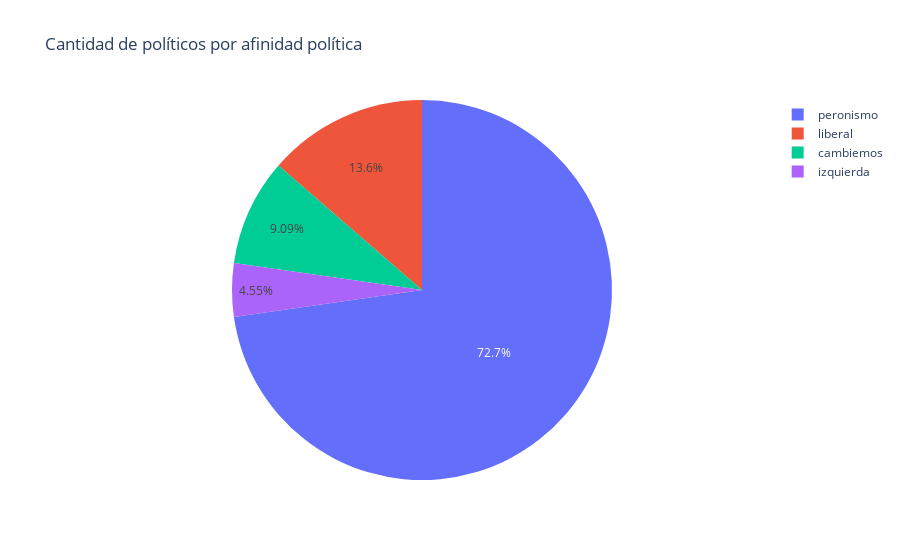

The notebook cell this image was saved under:
### Markdown cell above
<a id='b'></a>
## Afinidades políticas de los invitados "políticos"

### Code cell
# Seleccionamos a los 'políticos' del dataframe
df_politico = area_afinidad[area_afinidad['area'] == 'político']

# Contamos cuántos hay para cada variable de 'afinidad_politica'
counts = df_politico['afinidad_politica'].value_counts()

# Creamos el gráfico
fig = px.pie(names=counts.index, values=counts.values,
             title='Cantidad de políticos por afinidad política')

fig.show()

# Generamos la imagen del gráfico para que sea visible en Github
pio.write_image(fig, 'grafico2.png')

Image('grafico2.png')

### Figure 1 — Plotly figure (JSON) as saved in the notebook; plotly's stock layout.template omitted (floating-point values rounded to 4 significant figures)
{"data": [{"domain": {"x": [0, 1], "y": [0, 1]}, "hovertemplate": "label=%{label}<br>value=%{value}<extra></extra>", "labels": ["peronismo", "liberal", "cambiemos", "izquierda"], "legendgroup": "", "name": "", "showlegend": true, "type": "pie", "values": [16, 3, 2, 1]}], "layout": {"autosize": true, "legend": {"tracegroupgap": 0}, "title": {"text": "Cantidad de políticos por afinidad política"}}}
